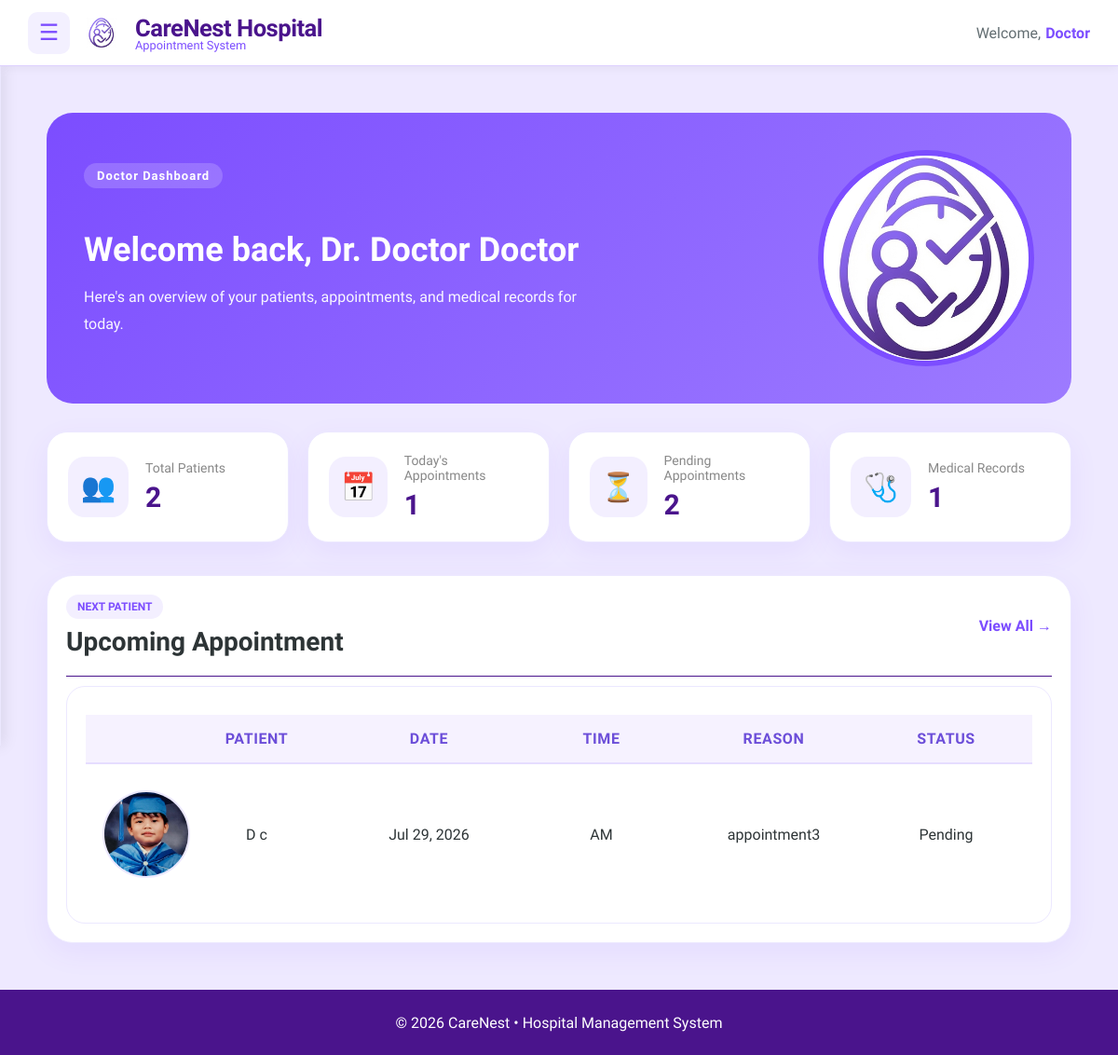
The page /doctors/dashboard/ (signed in) on the database its author committed.
### main/models.py (models this page shows, shortened)
class Doctor(models.Model):
    SPECIALIZATION_CHOICES = [
        ('Cardiology', 'Cardiology'),
        ('Dermatology', 'Dermatology'),
        ('Neurology', 'Neurology'),
        ('Pediatrics', 'Pediatrics'),
        ('Orthopedics', 'Orthopedics'),
        ('General Practice', 'General Practice'),
    ]
    SEX_CHOICES = [
        ('Male', 'Male'),
        ('Female', 'Female'),
        ('Other', 'Other'),
    ]
    user = models.OneToOneField(User, on_delete=models.CASCADE, related_name='doctor_profile')
    first_name = models.CharField(max_length=50, default="Unknown")
    middle_name = models.CharField(max_length=50, blank=True, null=True)
    last_name = models.CharField(max_length=50, default="Unknown")
    date_of_birth = models.DateField(blank=True, null=True)
    sex = models.CharField(
        max_length=10,
        choices=SEX_CHOICES,
        default='Male'
    )
    address = models.TextField(blank=True)
    specialization = models.CharField(
        max_length=50,
        choices=SPECIALIZATION_CHOICES,
        default='General Practice'
    )
    license_number = models.CharField(max_length=50, unique=True)
    contact_number = models.CharField(max_length=15)
    profile_picture = models.ImageField(
        upload_to=user_directory_path,
        default='default.jpg',
        blank=True,
        null=True
    )

class Appointment(models.Model):
    STATUS_CHOICES = [
        ('Waiting', 'Waiting'),
        ('Pending', 'Pending'),
        ('Confirmed', 'Confirmed'),
        ('Completed', 'Completed'),
        ('Cancelled', 'Cancelled'),
    ]
    TIME_PERIOD_CHOICES = [
        ('AM', 'AM'),
        ('PM', 'PM'),
    ]
    patient = models.ForeignKey(
        Patient,
        on_delete=models.CASCADE,
        related_name='appointments'
    )
    doctor = models.ForeignKey(
        Doctor,
        on_delete=models.CASCADE,
        related_name='appointments'
    )
    date = models.DateField()
    time_period = models.CharField(
        max_length=2,
        choices=TIME_PERIOD_CHOICES,
        default='AM'
    )
    reason = models.TextField()
    status = models.CharField(
        max_length=15,
        choices=STATUS_CHOICES,
        default='Pending'
    )
    created_at = models.DateTimeField(auto_now_add=True)

class Patient(models.Model):
    SEX_CHOICES = [
        ('Male', 'Male'),
        ('Female', 'Female'),
        ('Other', 'Other'),
    ]
    BLOOD_TYPE_CHOICES = [
        ('A+', 'A+'),
        ('A-', 'A-'),
        ('B+', 'B+'),
        ('B-', 'B-'),
        ('AB+', 'AB+'),
        ('AB-', 'AB-'),
        ('O+', 'O+'),
        ('O-', 'O-'),
        ('Unknown', 'Unknown'),
    ]
    user = models.OneToOneField(
        User,
        on_delete=models.CASCADE,
        related_name='patient_profile'
    )
    first_name = models.CharField(max_length=50, default="Unknown")
    middle_name = models.CharField(max_length=50, blank=True, null=True)
    last_name = models.CharField(max_length=50, default="Unknown")
    date_of_birth = models.DateField()
    sex = models.CharField(
        max_length=10,
        choices=SEX_CHOICES,
        default='Male'
    )
    blood_type = models.CharField(
        max_length=10,
        choices=BLOOD_TYPE_CHOICES,
        default='Unknown'
    )
    height = models.DecimalField(
        max_digits=5,
        decimal_places=2,
        blank=True,
        null=True,
        help_text="Height in centimeters"
    )
    weight = models.DecimalField(
        max_digits=5,
        decimal_places=2,
        blank=True,
        null=True,
        help_text="Weight in kilograms"
    )
    address = models.TextField()
    contact_number = models.CharField(max_length=15)
    profile_picture = models.ImageField(
        upload_to=user_directory_path,
        default='default.jpg',
        blank=True,
        null=True
    )

### main/views.py (the view)
# urls.py: path("doctors/dashboard/", views.doctor_dashboard, name="doctor_dashboard"),
@login_required
def doctor_dashboard(request):
    try:
        doctor = request.user.doctor_profile
    except Doctor.DoesNotExist:
        return redirect("login")
    today = date.today()
    today_appointments = Appointment.objects.filter(
        doctor=doctor,
        date=today
    ).exclude(
         status__in=["Cancelled", "Waiting"]
    )
    appointments = Appointment.objects.filter(
        doctor=doctor
    ).order_by(
        "-date"
    )
    total_patient_count = Appointment.objects.filter(
        doctor=doctor
    ).values(
        "patient"
    ).distinct().count()
    pending_appointment_count = Appointment.objects.filter(
        doctor=doctor,
        status="Pending"
    ).count()
    medical_record_count = MedicalRecord.objects.filter(
        doctor=doctor
    ).count()
    upcoming_appointment = Appointment.objects.filter(
        doctor=doctor,
        date__gte=today
    ).exclude(
         status__in=["Cancelled", "Waiting"]
    ).order_by(
        "date"
    ).first()
    context = {
        "doctor": doctor,
        "today_appointment_count":
            today_appointments.count(),
        "total_patient_count":
            total_patient_count,
        "pending_appointment_count":
            pending_appointment_count,
        "medical_record_count":
            medical_record_count,
        "upcoming_appointment":
            upcoming_appointment,
        "appointments":
            appointments[:5],
    }
    return render(
        request,
        "doctors/dashboard/doctor_dashboard.html",
        context
    )

### main/templates/doctors/dashboard/doctor_dashboard.html (shortened to what this page needs)
{% extends "includes/dashboard_base.html" %}
{% load static %}
{% block content %}
{% block extra_css %}
<link rel="stylesheet" href="{% static 'css/doctor_dashboard.css' %}">
{% endblock %}
<div class="doctor-dashboard">
    <section class="welcome-section">
        <div class="welcome-content">
            <span class="welcome-tag">
                Doctor Dashboard
            </span>
            <h1>
                Welcome back,
                Dr. {{ doctor.first_name }} {{ doctor.last_name }}
            </h1>
            <p>
                Here's an overview of your patients, appointments, and medical records for today.
            </p>
        </div>
   <div class="welcome-image">
    {% if doctor.profile_picture %}
        <img src="{{ doctor.profile_picture.url }}" alt="Doctor Profile Picture">
    {% else %}
        <img src="{% static 'images/default_profile.png' %}" alt="Default Profile">
    {% endif %}
</div>
    </section>
    <section class="summary-cards">
        <div class="summary-card">
            <div class="summary-icon">
                👥
            </div>
            <div class="summary-info">
                <span>Total Patients</span>
                <h2>{{ total_patient_count }}</h2>
            </div>
        </div>
        <div class="summary-card">
            <div class="summary-icon">
                📅
            </div>
            <div class="summary-info">
                <span>Today's Appointments</span>
                <h2>{{ today_appointment_count }}</h2>
            </div>
        </div>
        <div class="summary-card">
            <div class="summary-icon">
                ⏳
            </div>
            <div class="summary-info">
                <span>Pending Appointments</span>
                <h2>{{ pending_appointment_count }}</h2>
            </div>
        </div>
        <div class="summary-card">
            <div class="summary-icon">
                🩺
            </div>
            <div class="summary-info">
                <span>Medical Records</span>
                <h2>{{ medical_record_count }}</h2>
            </div>
        </div>
    </section>
   <section class="appointment-panel">
    <div class="panel-header">
        <div>
            <span class="panel-tag">NEXT PATIENT</span>
            <h2>Upcoming Appointment</h2>
        </div>
        <a href="{% url 'doctor_appointments' %}" class="panel-link">
            View All →
        </a>
    </div>
    {% if upcoming_appointment %}
<div class="appointment-card">
    <table class="appointment-table">
        <thead>
            <tr>
                <th class="photo-col"></th>
                <th>Patient</th>
                <th>Date</th>
                <th>Time</th>
                <th>Reason</th>
                <th>Status</th>
            </tr>
        </thead>
        <tbody>
            <tr>
                <td class="photo-col">
                    {% if upcoming_appointment.patient.profile_picture %}
                        <img src="{{ upcoming_appointment.patient.profile_picture.url }}" alt="Patient">
                    {% else %}
                        <img src="{% static 'images/CarenestLOGO.png' %}" alt="Patient">
                    {% endif %}
                </td>
                <td>
                    {{ upcoming_appointment.patient.first_name }}
                    {{ upcoming_appointment.patient.last_name }}
                </td>
                <td>
                    {{ upcoming_appointment.date|date:"M d, Y" }}
                </td>
                <td>
                    {{ upcoming_appointment.time_period }}
                </td>
                <td>
                    {{ upcoming_appointment.reason }}
                </td>
                <td>
                    <span class="status-badge status-{{ upcoming_appointment.status|lower }}">
                        {{ upcoming_appointment.status }}
                    </span>
                </td>
            </tr>
        </tbody>
    </table>
</div>
    {% endif %}
</section>
</div>
{% endblock %}

### main/templates/includes/dashboard_base.html (shortened to what this page needs)
{% load static %}
<!DOCTYPE html>
<html lang="en">
<head>
    <link rel="stylesheet" href="{% static 'css/dashboard_base.css' %}">
</head>
<body>
    <header class="dashboard-header">
        <div class="header-left">
            <button class="menu-btn" id="menu-toggle">
                ☰
            </button>
            <div class="brand">
                <img src="{% static 'images/CarenestLOGO.png' %}" alt="CareNest Logo" class="logo">
                <div class="brand-text">
                    <span class="hospital-name">CareNest Hospital</span>
                    <span class="tagline">Appointment System</span>
                </div>
            </div>
        </div>
        <div class="header-right">
            <span class="welcome-text">Welcome,</span>
            <span class="user-name">
                {{ request.user.first_name }}
            </span>
        </div>
    </header>
    <main class="dashboard-content" id="dashboard-content">
    {% block content %}
    {% endblock %}
</main>
    <footer class="dashboard-footer">
        <p>
            © 2026 CareNest • Hospital Management System
        </p>
    </footer>
</body>
</html>

### main/static/css/dashboard_base.css (style rules this page uses)
:root { --header-height:70px; --footer-height:70px; --sidebar-width:260px; --primary-purple:#7c4dff; --soft-purple:#f3f0ff; --deep-purple:#4a148c; --text-main:#2d3436; --text-muted:#636e72; --white:#ffffff; }
body { margin:0; font-family:'Plus Jakarta Sans',sans-serif; background:#fafaff; color:var(--text-main); min-height:100vh; display:flex; flex-direction:column; }
.dashboard-header { position:sticky; top:0; z-index:1000; height:70px; display:flex; justify-content:space-between; align-items:center; padding:0 30px; background:var(--white); border-bottom:1px solid #ddd0ff; box-shadow:0 2px 10px rgba(0,0,0,.05); }
.header-left { display:flex; align-items:center; gap:18px; }
.menu-btn { width:45px; height:45px; border:none; border-radius:10px; background:var(--soft-purple); color:var(--primary-purple); font-size:24px; cursor:pointer; transition:.3s; }
.brand { display:flex; align-items:center; gap:12px; }
.logo { width:32px; height:32px; object-fit:contain; margin-right:8px; }
.brand-text { display:flex; flex-direction:column; }
.hospital-name { font-size: 1.6rem; font-weight: 700; color: var(--deep-purple); letter-spacing: -0.5px; }
.tagline { font-size: 0.8rem; color: var(--primary-purple); font-weight: 500; margin-top: -4px; }
.header-right { display:flex; align-items:center; gap:5px; font-size:16px; }
.welcome-text { color:var(--text-muted); }
.user-name { font-weight:700; color:var(--primary-purple); }
.dashboard-content { flex:1; padding:30px; transition:margin-left .3s ease; background:#eee9ff; min-height:calc(100vh - var(--header-height) - var(--footer-height)); }
.dashboard-footer { height:70px; background:var(--deep-purple); color:white; display:flex; justify-content:center; align-items:center; flex-shrink:0; }

### rows shown on the page
Doctor: first_name "Doctor", last_name "Doctor", profile_picture (placeholder picture)
Appointment: patient.profile_picture (picture), patient.first_name "D", patient.last_name "c", date "Jul 29, 2026", time_period "AM", reason "appointment3", status "Pending"

### other values the page prints
{{ request.user.first_name }} "Doctor"
{{ total_patient_count }} "2"
{{ today_appointment_count }} "1"
{{ pending_appointment_count }} "2"
{{ medical_record_count }} "1"
